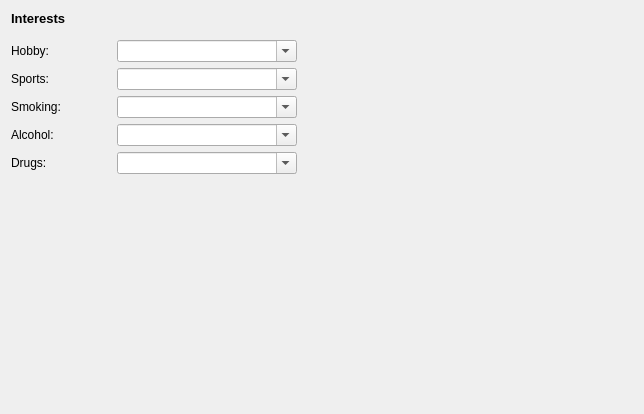
     <widget class="QWidget" name="tabwGroupsDetailPage9">
      <layout class="QGridLayout" name="gridLayout_23">
       <item row="0" column="0">
        <layout class="QGridLayout" name="gridLayout_22">
         <item row="1" column="0" colspan="2">
          <spacer name="verticalSpacer_16">
           <property name="orientation">
            <enum>Qt::Vertical</enum>
           </property>
           <property name="sizeType">
            <enum>QSizePolicy::Fixed</enum>
           </property>
           <property name="sizeHint" stdset="0">
            <size>
             <width>20</width>
             <height>8</height>
            </size>
           </property>
          </spacer>
         </item>
         <item row="3" column="0">
          <widget class="QLabel" name="label_39">
           <property name="sizePolicy">
            <sizepolicy hsizetype="Fixed" vsizetype="Preferred">
             <horstretch>0</horstretch>
             <verstretch>0</verstretch>
            </sizepolicy>
           </property>
           <property name="minimumSize">
            <size>
             <width>100</width>
             <height>0</height>
            </size>
           </property>
           <property name="maximumSize">
            <size>
             <width>100</width>
             <height>16777215</height>
            </size>
           </property>
           <property name="text">
            <string>Sports:</string>
           </property>
          </widget>
         </item>
         <item row="2" column="0">
          <widget class="QLabel" name="label_43">
           <property name="sizePolicy">
            <sizepolicy hsizetype="Fixed" vsizetype="Preferred">
             <horstretch>0</horstretch>
             <verstretch>0</verstretch>
            </sizepolicy>
           </property>
           <property name="minimumSize">
            <size>
             <width>100</width>
             <height>0</height>
            </size>
           </property>
           <property name="maximumSize">
            <size>
             <width>100</width>
             <height>16777215</height>
            </size>
           </property>
           <property name="text">
            <string>Hobby:</string>
           </property>
          </widget>
         </item>
         <item row="4" column="0">
          <widget class="QLabel" name="label_41">
           <property name="sizePolicy">
            <sizepolicy hsizetype="Fixed" vsizetype="Preferred">
             <horstretch>0</horstretch>
             <verstretch>0</verstretch>
            </sizepolicy>
           </property>
           <property name="minimumSize">
            <size>
             <width>100</width>
             <height>0</height>
            </size>
           </property>
           <property name="maximumSize">
            <size>
             <width>100</width>
             <height>16777215</height>
            </size>
           </property>
           <property name="text">
            <string>Smoking:</string>
           </property>
          </widget>
         </item>
         <item row="5" column="0">
          <widget class="QLabel" name="label_42">
           <property name="sizePolicy">
            <sizepolicy hsizetype="Fixed" vsizetype="Preferred">
             <horstretch>0</horstretch>
             <verstretch>0</verstretch>
            </sizepolicy>
           </property>
           <property name="minimumSize">
            <size>
             <width>100</width>
             <height>0</height>
            </size>
           </property>
           <property name="maximumSize">
            <size>
             <width>100</width>
             <height>16777215</height>
            </size>
           </property>
           <property name="text">
            <string>Alcohol:</string>
           </property>
          </widget>
         </item>
         <item row="2" column="1">
          <widget class="QComboBox" name="cboHobby">
           <property name="sizePolicy">
            <sizepolicy hsizetype="Fixed" vsizetype="Fixed">
             <horstretch>0</horstretch>
             <verstretch>0</verstretch>
            </sizepolicy>
           </property>
           <property name="minimumSize">
            <size>
             <width>180</width>
             <height>0</height>
            </size>
           </property>
           <property name="maximumSize">
            <size>
             <width>180</width>
             <height>16777215</height>
            </size>
           </property>
           <property name="editable">
            <bool>true</bool>
           </property>
          </widget>
         </item>
         <item row="0" column="0" colspan="2">
          <widget class="QLabel" name="label_54">
           <property name="font">
            <font>
             <pointsize>10</pointsize>
             <weight>75</weight>
             <bold>true</bold>
            </font>
           </property>
           <property name="text">
            <string>Interests</string>
           </property>
          </widget>
         </item>
         <item row="6" column="0">
          <widget class="QLabel" name="label_44">
           <property name="sizePolicy">
            <sizepolicy hsizetype="Fixed" vsizetype="Preferred">
             <horstretch>0</horstretch>
             <verstretch>0</verstretch>
            </sizepolicy>
           </property>
           <property name="minimumSize">
            <size>
             <width>100</width>
             <height>0</height>
            </size>
           </property>
           <property name="maximumSize">
            <size>
             <width>100</width>
             <height>16777215</height>
            </size>
           </property>
           <property name="text">
            <string>Drugs:</string>
           </property>
          </widget>
         </item>
         <item row="3" column="1">
          <widget class="QComboBox" name="cboSports">
           <property name="sizePolicy">
            <sizepolicy hsizetype="Fixed" vsizetype="Fixed">
             <horstretch>0</horstretch>
             <verstretch>0</verstretch>
            </sizepolicy>
           </property>
           <property name="minimumSize">
            <size>
             <width>180</width>
             <height>0</height>
            </size>
           </property>
           <property name="maximumSize">
            <size>
             <width>180</width>
             <height>16777215</height>
            </size>
           </property>
           <property name="editable">
            <bool>true</bool>
           </property>
          </widget>
         </item>
         <item row="4" column="1">
          <widget class="QComboBox" name="cboSmoking">
           <property name="sizePolicy">
            <sizepolicy hsizetype="Fixed" vsizetype="Fixed">
             <horstretch>0</horstretch>
             <verstretch>0</verstretch>
            </sizepolicy>
           </property>
           <property name="minimumSize">
            <size>
             <width>180</width>
             <height>0</height>
            </size>
           </property>
           <property name="maximumSize">
            <size>
             <width>180</width>
             <height>16777215</height>
            </size>
           </property>
           <property name="editable">
            <bool>true</bool>
           </property>
          </widget>
         </item>
         <item row="5" column="1">
          <widget class="QComboBox" name="cboAlcohol">
           <property name="sizePolicy">
            <sizepolicy hsizetype="Fixed" vsizetype="Fixed">
             <horstretch>0</horstretch>
             <verstretch>0</verstretch>
            </sizepolicy>
           </property>
           <property name="minimumSize">
            <size>
             <width>180</width>
             <height>0</height>
            </size>
           </property>
           <property name="maximumSize">
            <size>
             <width>180</width>
             <height>16777215</height>
            </size>
           </property>
           <property name="editable">
            <bool>true</bool>
           </property>
          </widget>
         </item>
         <item row="6" column="1">
          <widget class="QComboBox" name="cboDrugs">
           <property name="sizePolicy">
            <sizepolicy hsizetype="Fixed" vsizetype="Fixed">
             <horstretch>0</horstretch>
             <verstretch>0</verstretch>
            </sizepolicy>
           </property>
           <property name="minimumSize">
            <size>
             <width>180</width>
             <height>0</height>
            </size>
           </property>
           <property name="maximumSize">
            <size>
             <width>180</width>
             <height>16777215</height>
            </size>
           </property>
           <property name="editable">
            <bool>true</bool>
           </property>
          </widget>
         </item>
        </layout>
       </item>
       <item row="0" column="1">
        <spacer name="horizontalSpacer_8">
         <property name="orientation">
          <enum>Qt::Horizontal</enum>
         </property>
         <property name="sizeHint" stdset="0">
          <size>
           <width>336</width>
           <height>20</height>
          </size>
         </property>
        </spacer>
       </item>
       <item row="1" column="0">
        <spacer name="verticalSpacer_17">
         <property name="orientation">
          <enum>Qt::Vertical</enum>
         </property>
         <property name="sizeHint" stdset="0">
          <size>
           <width>20</width>
           <height>229</height>
          </size>
         </property>
        </spacer>
       </item>
      </layout>
     </widget>
